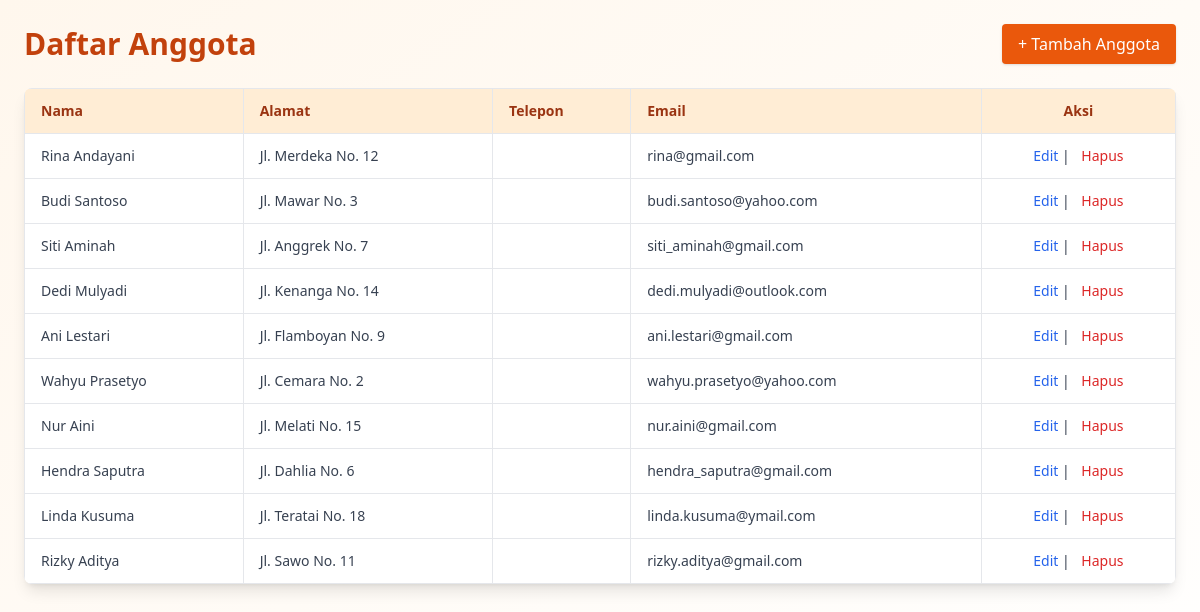
/pages/anggota/indexanggota.php (signed in), run on the app's committed database.
### tables this page shows
CREATE TABLE `anggota` (
  `id_anggota` int(11) NOT NULL,
  `nama` varchar(100) NOT NULL,
  `alamat` text DEFAULT NULL,
  `no_telepon` varchar(15) DEFAULT NULL,
  `email` varchar(100) DEFAULT NULL,
  `tanggal_daftar` date DEFAULT curdate()
);

### pages/anggota/indexanggota.php (the view, shortened to what this page needs)
<?php
include '../../config/koneksi.php';
?>
<!DOCTYPE html>
<html lang="id">
<head>
    <script src="https://cdn.tailwindcss.com"></script>
</head>
<body class="min-h-screen bg-gradient-to-br from-orange-50 to-white p-6">
    <div class="max-w-7xl mx-auto">
        <div class="flex items-center justify-between mb-6">
            <h1 class="text-3xl font-bold text-orange-700">Daftar Anggota</h1>
            <a href="tambahanggota.php" class="bg-orange-600 hover:bg-orange-700 text-white px-4 py-2 rounded shadow transition">+ Tambah Anggota</a>
        </div>
        <div class="overflow-x-auto shadow-lg rounded-lg bg-white">
            <table class="min-w-full text-sm text-left border border-gray-200">
                <thead class="bg-orange-100 text-orange-800 font-semibold">
                    <tr>
                        <th class="px-4 py-3 border">Nama</th>
                        <th class="px-4 py-3 border">Alamat</th>
                        <th class="px-4 py-3 border">Telepon</th>
                        <th class="px-4 py-3 border">Email</th>
                        <th class="px-4 py-3 border text-center">Aksi</th>
                    </tr>
                </thead>
                <tbody class="text-gray-700">
                    <?php
                    $sql = "SELECT * FROM anggota";
                    $result = $koneksi->query($sql);
                    if ($result->num_rows > 0):
                        while ($row = $result->fetch_assoc()): ?>
                            <tr class="hover:bg-gray-50 border-t">
                                <td class="px-4 py-3 border"><?= htmlspecialchars($row['nama']); ?></td>
                                <td class="px-4 py-3 border"><?= htmlspecialchars($row['alamat']); ?></td>
                                <td class="px-4 py-3 border"><?= htmlspecialchars($row['telepon']); ?></td>
                                <td class="px-4 py-3 border"><?= htmlspecialchars($row['email']); ?></td>
                                <td class="px-4 py-3 border text-center space-x-2">
                                    <a href="editanggota.php?id=<?= $row['id_anggota'] ?>" class="text-blue-600 hover:underline">Edit</a> |
                                    <a href="hapusanggota.php?id=<?= $row['id_anggota'] ?>" class="text-red-600 hover:underline" onclick="return confirm('Yakin ingin hapus?')">Hapus</a>
                                </td>
                            </tr>
                        <?php endwhile;
                    else: ?>
                        <tr>
                            <td colspan="5" class="text-center py-6 text-gray-500">Belum ada data anggota.</td>
                        </tr>
                    <?php endif; ?>
                </tbody>
            </table>
        </div>
    </div>
</body>
</html>

### data on the page
anggota: nama "Rina Andayani", alamat "Jl. Merdeka No. 12", email "rina@gmail.com"
anggota: nama "Budi Santoso", alamat "Jl. Mawar No. 3", email "budi.santoso@yahoo.com"
anggota: nama "Siti Aminah", alamat "Jl. Anggrek No. 7", email "siti_aminah@gmail.com"
anggota: nama "Dedi Mulyadi", alamat "Jl. Kenanga No. 14", email "dedi.mulyadi@outlook.com"
anggota: nama "Ani Lestari", alamat "Jl. Flamboyan No. 9", email "ani.lestari@gmail.com"
anggota: nama "Wahyu Prasetyo", alamat "Jl. Cemara No. 2", email "wahyu.prasetyo@yahoo.com"
anggota: nama "Nur Aini", alamat "Jl. Melati No. 15", email "nur.aini@gmail.com"
anggota: nama "Hendra Saputra", alamat "Jl. Dahlia No. 6", email "hendra_saputra@gmail.com"
anggota: nama "Linda Kusuma", alamat "Jl. Teratai No. 18", email "linda.kusuma@ymail.com"
anggota: nama "Rizky Aditya", alamat "Jl. Sawo No. 11", email "rizky.aditya@gmail.com"
